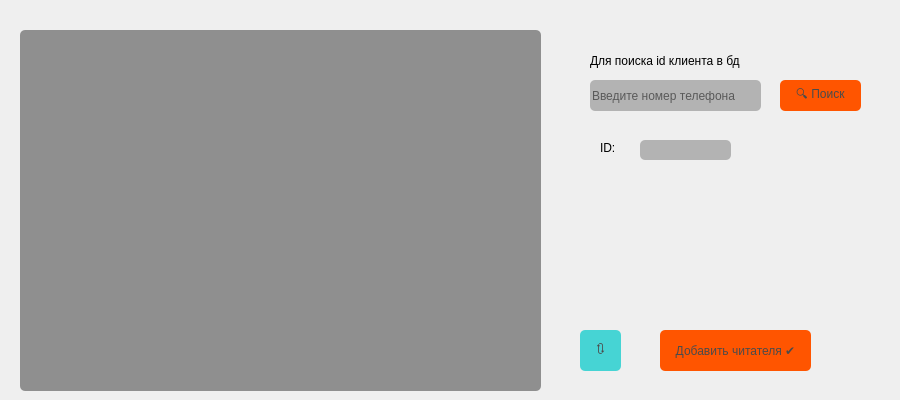
      <widget class="QWidget" name="tab_7">
       <attribute name="title">
        <string>Читатели</string>
       </attribute>
       <widget class="QPushButton" name="btn_add_client">
        <property name="geometry">
         <rect>
          <x>660</x>
          <y>330</y>
          <width>151</width>
          <height>41</height>
         </rect>
        </property>
        <property name="styleSheet">
         <string notr="true">background-color: rgb(255, 85, 0);
color: rgb(75, 75, 75);
font: 9pt &quot;Segoe UI&quot;;
border-radius: 5px;</string>
        </property>
        <property name="text">
         <string>Добавить читателя ✔️</string>
        </property>
       </widget>
       <widget class="QTableView" name="tbl_view_clients">
        <property name="geometry">
         <rect>
          <x>20</x>
          <y>30</y>
          <width>521</width>
          <height>361</height>
         </rect>
        </property>
        <property name="styleSheet">
         <string notr="true">background-color: rgb(143, 143, 143);
border-radius: 5px;</string>
        </property>
       </widget>
       <widget class="QLabel" name="lbl_get_id">
        <property name="geometry">
         <rect>
          <x>590</x>
          <y>50</y>
          <width>301</width>
          <height>21</height>
         </rect>
        </property>
        <property name="styleSheet">
         <string notr="true">font: 10pt &quot;Segoe UI&quot;;</string>
        </property>
        <property name="text">
         <string>Для поиска id клиента в бд</string>
        </property>
       </widget>
       <widget class="QLineEdit" name="ledit_num_get_id">
        <property name="geometry">
         <rect>
          <x>590</x>
          <y>80</y>
          <width>171</width>
          <height>31</height>
         </rect>
        </property>
        <property name="styleSheet">
         <string notr="true">alternate-background-color: rgb(85, 170, 255);
background-color: rgb(179, 179, 179);
border-radius: 5px;</string>
        </property>
        <property name="placeholderText">
         <string>Введите номер телефона</string>
        </property>
       </widget>
       <widget class="QPushButton" name="btn_search_get_id">
        <property name="geometry">
         <rect>
          <x>780</x>
          <y>80</y>
          <width>81</width>
          <height>31</height>
         </rect>
        </property>
        <property name="styleSheet">
         <string notr="true">background-color: rgb(255, 85, 0);
color: rgb(75, 75, 75);
font: 9pt &quot;Segoe UI&quot;;
border-radius: 5px;</string>
        </property>
        <property name="text">
         <string>🔍 Поиск</string>
        </property>
       </widget>
       <widget class="QLabel" name="label_4">
        <property name="geometry">
         <rect>
          <x>600</x>
          <y>140</y>
          <width>31</width>
          <height>16</height>
         </rect>
        </property>
        <property name="styleSheet">
         <string notr="true">font: 10pt &quot;Segoe UI&quot;;</string>
        </property>
        <property name="text">
         <string>ID:</string>
        </property>
       </widget>
       <widget class="QLineEdit" name="ledit_out_id">
        <property name="enabled">
         <bool>false</bool>
        </property>
        <property name="geometry">
         <rect>
          <x>640</x>
          <y>140</y>
          <width>91</width>
          <height>20</height>
         </rect>
        </property>
        <property name="styleSheet">
         <string notr="true">alternate-background-color: rgb(85, 170, 255);
background-color: rgb(179, 179, 179);
border-radius: 5px;</string>
        </property>
       </widget>
       <widget class="QPushButton" name="btn_reload_clients_tab">
        <property name="geometry">
         <rect>
          <x>580</x>
          <y>330</y>
          <width>41</width>
          <height>41</height>
         </rect>
        </property>
        <property name="styleSheet">
         <string notr="true">background-color: rgb(70, 212, 212);
color: rgb(75, 75, 75);
font: 14pt &quot;Segoe UI&quot;;
border-radius: 5px;</string>
        </property>
        <property name="text">
         <string>🔃</string>
        </property>
       </widget>
      </widget>
